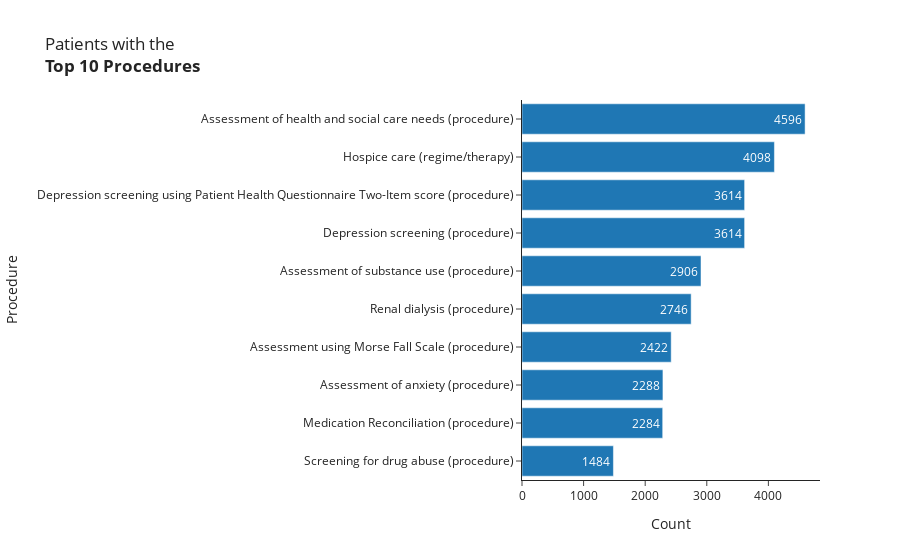

This figure's notebook cell:
### Code cell
px.bar(pro['description'].value_counts().reset_index().rename(columns={'index':'Procedure','description':'Count'}).sort_values(by='Count',ascending=True).tail(10),
       x='Count',
       y='Procedure',
       template='simple_white',
       text_auto=True,
       title='Patients with the<br><b>Top 10 Procedures')

### Figure 1 — Plotly figure (JSON) as saved in the notebook; plotly's stock layout.template omitted (floating-point values rounded to 4 significant figures)
{"data": [{"alignmentgroup": "True", "hovertemplate": "Count=%{x}<br>Procedure=%{y}<extra></extra>", "legendgroup": "", "marker": {"color": "#1F77B4", "pattern": {"shape": ""}}, "name": "", "offsetgroup": "", "orientation": "h", "showlegend": false, "textposition": "auto", "texttemplate": "%{x}", "type": "bar", "x": [1484, 2284, 2288, 2422, 2746, 2906, 3614, 3614, 4098, 4596], "xaxis": "x", "y": ["Screening for drug abuse (procedure)", "Medication Reconciliation (procedure)", "Assessment of anxiety (procedure)", "Assessment using Morse Fall Scale (procedure)", "Renal dialysis (procedure)", "Assessment of substance use (procedure)", "Depression screening (procedure)", "Depression screening using Patient Health Questionnaire Two-Item score (procedure)", "Hospice care (regime/therapy)", "Assessment of health and social care needs (procedure)"], "yaxis": "y"}], "layout": {"barmode": "relative", "legend": {"tracegroupgap": 0}, "title": {"text": "Patients with the<br><b>Top 10 Procedures"}, "xaxis": {"anchor": "y", "domain": [0, 1], "title": {"text": "Count"}}, "yaxis": {"anchor": "x", "domain": [0, 1], "title": {"text": "Procedure"}}}}
